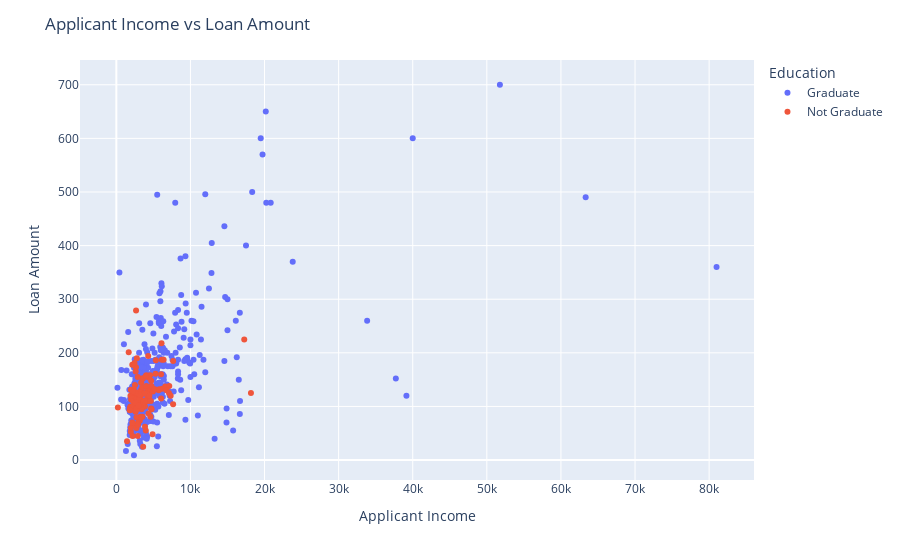

Notebook code for this chart:
### Code cell
fig = px.scatter(df, x='ApplicantIncome', y='LoanAmount', color='Education')
fig.update_layout(title='Applicant Income vs Loan Amount', xaxis_title='Applicant Income', yaxis_title='Loan Amount')
fig.show()

### Figure 1 — Plotly figure (JSON) as saved in the notebook; plotly's stock layout.template omitted (floating-point values rounded to 4 significant figures; data arrays with more than 128 entries replaced by an {"elided": "..."} marker saying what was removed)
{"data": [{"hovertemplate": "Education=Graduate<br>ApplicantIncome=%{x}<br>LoanAmount=%{y}<extra></extra>", "legendgroup": "Graduate", "marker": {"color": "#636efa", "symbol": "circle"}, "mode": "markers", "name": "Graduate", "orientation": "v", "showlegend": true, "type": "scatter", "x": {"elided": "480 int values"}, "xaxis": "x", "y": {"elided": "480 int values"}, "yaxis": "y"}, {"hovertemplate": "Education=Not Graduate<br>ApplicantIncome=%{x}<br>LoanAmount=%{y}<extra></extra>", "legendgroup": "Not Graduate", "marker": {"color": "#EF553B", "symbol": "circle"}, "mode": "markers", "name": "Not Graduate", "orientation": "v", "showlegend": true, "type": "scatter", "x": {"elided": "134 int values"}, "xaxis": "x", "y": {"elided": "134 int values"}, "yaxis": "y"}], "layout": {"legend": {"title": {"text": "Education"}, "tracegroupgap": 0}, "margin": {"t": 60}, "title": {"text": "Applicant Income vs Loan Amount"}, "xaxis": {"anchor": "y", "domain": [0, 1], "title": {"text": "Applicant Income"}}, "yaxis": {"anchor": "x", "domain": [0, 1], "title": {"text": "Loan Amount"}}}}
